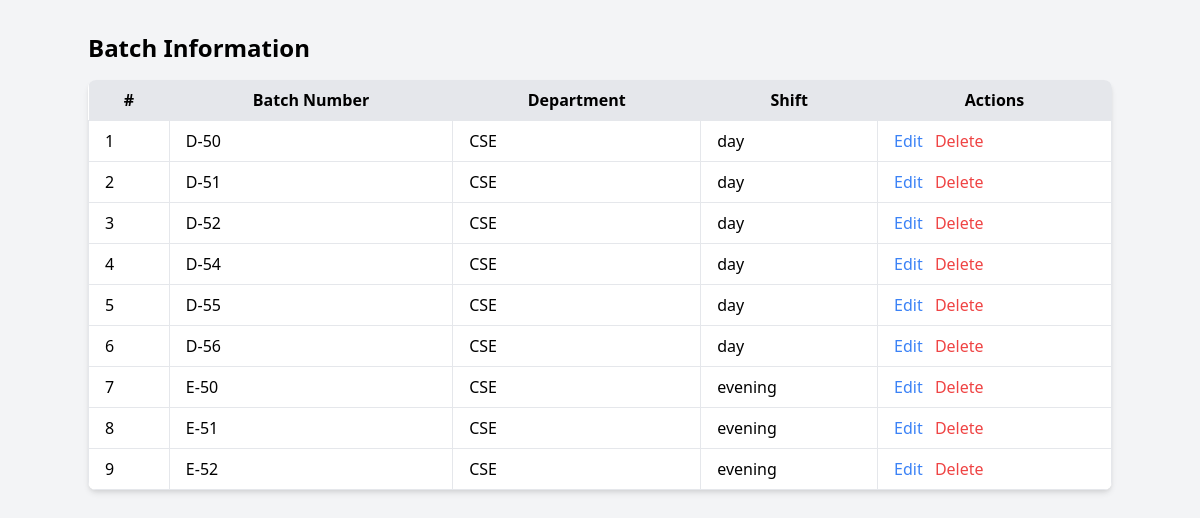
Screenshot of /src/admin/batch/batch.php with the database file from the repository.
### tables this page shows
CREATE TABLE `batch` (
  `batch_id` int(11) NOT NULL,
  `batch_number` varchar(10) NOT NULL,
  `department_id` int(11) NOT NULL,
  `batch_shift` enum('day','evening') NOT NULL
);

CREATE TABLE `department` (
  `department_id` int(11) NOT NULL,
  `department_name` varchar(100) NOT NULL
);

### src/admin/batch/batch.php (the view, shortened to what this page needs)
<!DOCTYPE html>
<html>
<head>
  <link rel="stylesheet" href="https://cdn.jsdelivr.net/npm/tailwindcss@2.2.15/dist/tailwind.min.css">
</head>
<body class="bg-gray-100">
  <div class="container mx-auto py-8">
    <h2 class="text-2xl font-bold mb-4">Batch Information</h2>
    <?php
    $servername = "localhost";
    $username = "root";
    $password = "";
    $dbname = "routine";
    $conn = new mysqli($servername, $username, $password, $dbname);
    $sql_batches = "SELECT * FROM Batch";
    $result_batches = $conn->query($sql_batches);
    ?>
    <table class="table-auto w-full bg-white shadow-md rounded-lg overflow-hidden">
      <thead class="bg-gray-200">
        <tr>
          <th class="px-4 py-2">#</th>
          <th class="px-4 py-2">Batch Number</th>
          <th class="px-4 py-2">Department</th>
          <th class="px-4 py-2">Shift</th>
          <th class="px-4 py-2">Actions</th>
        </tr>
      </thead>
      <tbody>
        <?php
        if ($result_batches->num_rows > 0) {
          $count = 1;
          while ($row = $result_batches->fetch_assoc()) {
            $batch_id = $row['batch_id'];
            $batch_number = $row['batch_number'];
            $department_id = $row['department_id'];
            $batch_shift = $row['batch_shift'];
            $sql_department = "SELECT department_name FROM Department WHERE department_id = $department_id";
            $result_department = $conn->query($sql_department);
            $department_name = $result_department->fetch_assoc()['department_name'];
            ?>
            <tr>
              <td class="border px-4 py-2">
                <?php echo $count; ?>
              </td>
              <td class="border px-4 py-2">
                <?php echo $batch_number; ?>
              </td>
              <td class="border px-4 py-2">
                <?php echo $department_name; ?>
              </td>
              <td class="border px-4 py-2">
                <?php echo $batch_shift; ?>
              </td>
              <td class="border px-4 py-2">
                <a href="edit_batch.php?batch_id=<?php echo $batch_id; ?>"
                  class="text-blue-500 hover:underline mr-2">Edit</a>
                <a href="?action=delete&batch_id=<?php echo $batch_id; ?>" class="text-red-500 hover:underline"
                  onclick="return confirm('Are you sure you want to delete this batch?')">Delete</a>
              </td>
            </tr>
            <?php
            $count++;
          }
        } else {
          echo "<tr><td colspan='5' class='border px-4 py-2 text-center'>No batches found.</td></tr>";
        }
        ?>
      </tbody>
    </table>
  </div>
</body>
</html>

### rows the page displays
batch: batch_number "D-50", department.department_name "CSE", batch_shift "day"
batch: batch_number "D-51", department.department_name "CSE", batch_shift "day"
batch: batch_number "D-52", department.department_name "CSE", batch_shift "day"
batch: batch_number "D-54", department.department_name "CSE", batch_shift "day"
batch: batch_number "D-55", department.department_name "CSE", batch_shift "day"
batch: batch_number "D-56", department.department_name "CSE", batch_shift "day"
batch: batch_number "E-50", department.department_name "CSE", batch_shift "evening"
batch: batch_number "E-51", department.department_name "CSE", batch_shift "evening"
batch: batch_number "E-52", department.department_name "CSE", batch_shift "evening"
